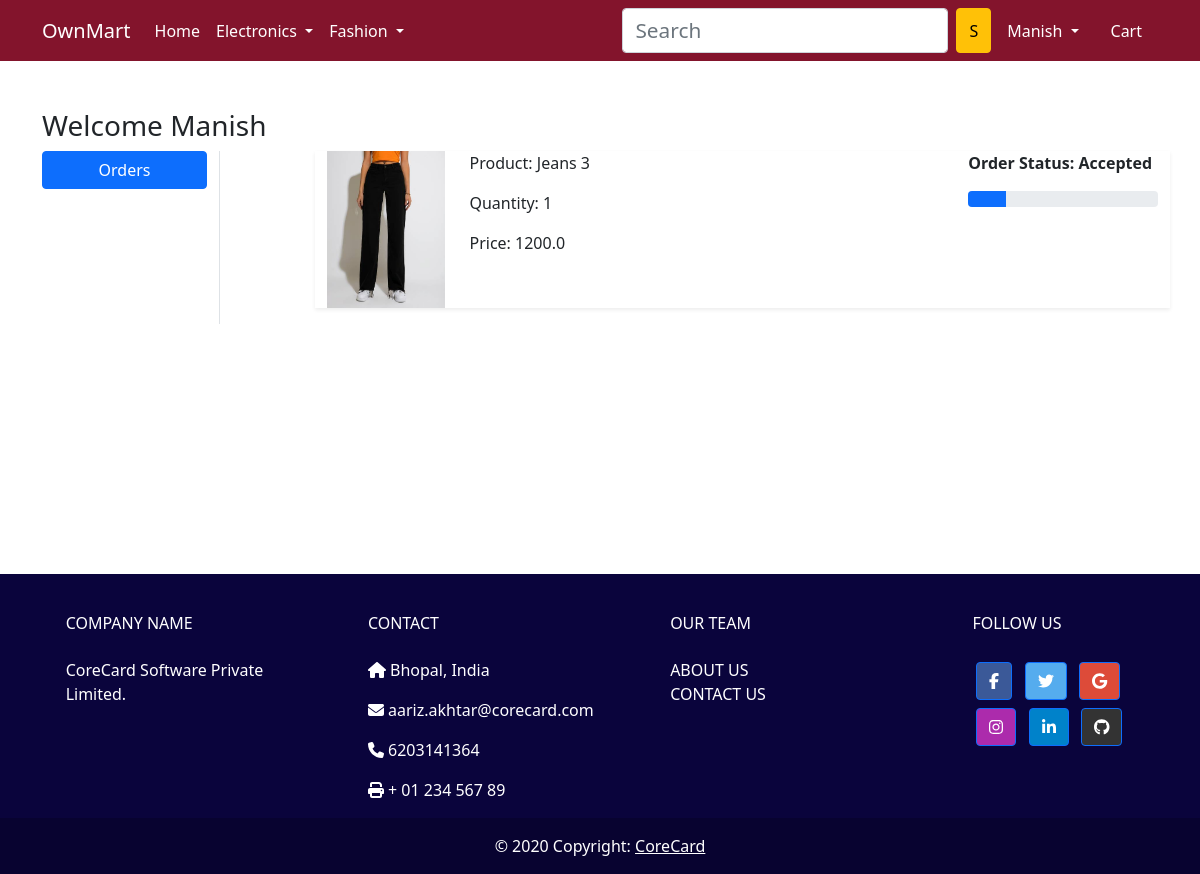
Page /orders/ (signed in) on the committed database.
### app/models.py (models this page shows, shortened)
class OrderPlaced(models.Model):
	user = models.ForeignKey(User, on_delete=models.CASCADE)
	customer = models.ForeignKey(Customer,on_delete=models.CASCADE)
	product = models.ForeignKey(Product,on_delete=models.CASCADE)
	quantity = models.PositiveIntegerField(default=1)
	ordered_date =models.DateTimeField(auto_now_add=True)
	status = models.CharField(max_length=50,choices=STATUS_CHOICES,default='Pending')
	@property
	def total_cost(self):
		return self.quantity * self.product.discounted_price

class Product(models.Model):
	title = models.CharField(max_length=100)
	selling_price = models.FloatField()
	discounted_price = models.FloatField()
	description = models.TextField()
	brand = models.CharField(max_length=100)
	category = models.CharField(choices=CATEGORY_CHOICES,max_length=2)
	product_image = models.ImageField(upload_to='productimg')

### app/views.py (the view)
# urls.py: path('orders/', views.orders, name='orders'),
@login_required
def orders(request):
	op = OrderPlaced.objects.filter(user=request.user)
	return render(request, 'app/orders.html',{'order_placed':op})

### app/templates/app/orders.html (shortened to what this page needs)
{% extends 'app/base.html' %}
{% load static %}
{% block main-content %}
<div class="container my-5">
 <div class="row">
 <h3>Welcome <span class="text-capitalize">{{request.user}}</span></h3>
  <div class="col-sm-2 border-end">
   <ul class="list-unstyled">
    <li class="d-grid"><a href="{% url 'orders' %}" class="btn btn-primary">Orders</a></li>
   </ul>
  </div>
  <div class="col-sm-9 offset-sm-1">
    {% for op in order_placed %}
   <div class="row shadow-sm mb-3">
    <div class="col-sm-2">
      <img src="{{op.product.product_image.url}}" class="img-fluid" height="150" width="150" alt="">
    </div>
    <div class="col-sm-7">
      <p>Product: {{op.product.title}}</p>
      <p>Quantity: {{op.quantity}}</p>
      <p>Price: {{op.total_cost}}</p>
    </div>
    <div class="col-sm-3 fw-bold">
      <p>Order Status: {{op.status}}</p>
      {% if op.status == 'Accepted' %}
      <div class="progress">
        <div class="progress-bar" role="progressbar"
        style="width:20%" aria-valuenow="20" aria-valuemin="0" aria-valuemax="100"></div>
      </div>
      {% endif %}
    </div>
   </div>
   {% endfor %}
  </div>
 </div>
</div>
{% endblock main-content %}

### app/templates/app/base.html (shortened to what this page needs)
<!doctype html>
{% load static %}
<html lang="en">
  <head>
    <link href="https://cdn.jsdelivr.net/npm/bootstrap@5.0.0-beta1/dist/css/bootstrap.min.css" rel="stylesheet">
    <link rel="stylesheet" href="{% static 'app/css/owl.carousel.min.css' %}">
    <link rel="stylesheet" href="{% static 'app/css/all.min.css' %}">
    <link rel="stylesheet" href="{% static 'app/css/style.css' %}">
  </head>
  <body>
    <nav class="navbar navbar-expand-lg navbar-dark bg-primary">
     <div class="container">
       <a class="navbar-brand" href="/">OwnMart</a>
       <div class="collapse navbar-collapse" id="navbarSupportedContent">
         <ul class="navbar-nav me-auto mb-2 mb-lg-0">
           <li class="nav-item">
             <a class="nav-link active" aria-current="page" href="/">Home</a>
           </li>
           <li class="nav-item dropdown">
             <a class="nav-link dropdown-toggle text-white" href="#" id="electronicsDropdown" role="button" data-bs-toggle="dropdown" aria-expanded="false">
               Electronics
             </a>
           </li>
           <li class="nav-item dropdown">
             <a class="nav-link dropdown-toggle text-white" href="#" id="fashionDropdown" role="button" data-bs-toggle="dropdown" aria-expanded="false">
               Fashion
             </a>
           </li>
         </ul>
         <form class="d-flex">
           <input class="form-control me-2" type="search" placeholder="Search" aria-label="Search">
           <button class="btn btn-warning" type="submit">S</button>
         </form>
         <div>
          <ul class="navbar-nav me-auto mb-2 mb-lg-0">
            {% if request.user.is_authenticated %}
           <li class="nav-item dropdown mx-2">
              <a class="nav-link dropdown-toggle text-white" href="#" id="profileDropdown" role="button" data-bs-toggle="dropdown" aria-expanded="false">
                {{request.user.username|capfirst}}
              </a>
            </li>
            <li class="nav-item mx-2">
             <a href="{% url 'showcart' %}" class="nav-link text-white"> Cart </a>
            </li>
            {% endif %}
          </ul>
         </div>
       </div>
     </div>
    </nav>
    {% block main-content %} {% endblock main-content %}
<div >
  <footer
          class="text-center text-lg-start text-white"
          style="background-color: #0A043C"
          >
    <div class="container p-4 pb-0">
      <section class="">
        <div class="row">
          <div class="col-md-3 col-lg-3 col-xl-3 mx-auto mt-3">
            <h6 class="text-uppercase mb-4 font-weight-bold">
              Company name
            </h6>
            <p>
              CoreCard Software Private Limited.
            </p>
          </div>
          <div class="col-md-4 col-lg-3 col-xl-3 mx-auto mt-3">
            <h6 class="text-uppercase mb-4 font-weight-bold">Contact</h6>
            <p><i class="fas fa-home mr-3"></i> Bhopal, India</p>
            <p><i class="fas fa-envelope mr-3"></i> aariz.akhtar@corecard.com</p>
            <p><i class="fas fa-phone mr-3"></i> 6203141364</p>
            <p><i class="fas fa-print mr-3"></i> + 01 234 567 89</p>
          </div>
          <div class="col-md-4 col-lg-3 col-xl-3 mx-auto mt-3">
            <h6 class="text-uppercase mb-4 font-weight-bold">Our Team</h6>
            <a style="text-decoration: none;color:white" class="text-uppercase mb-4 font-weight-bold" href="/aboutus">About Us</a>
            <br>
            <a style="text-decoration: none;color:white;" class="text-uppercase mb-4 font-weight-bold" href="/contactus">Contact Us</a>
          </div>
          <div class="col-md-3 col-lg-2 col-xl-2 mx-auto mt-3">
            <h6 class="text-uppercase mb-4 font-weight-bold">Follow us</h6>
            <a
               class="btn btn-primary btn-floating m-1"
               style="background-color: #3b5998"
               href="#!"
               role="button"
               ><i class="fab fa-facebook-f"></i
              ></a>
            <a
               class="btn btn-primary btn-floating m-1"
               style="background-color: #55acee"
               href="#!"
               role="button"
               ><i class="fab fa-twitter"></i
              ></a>
            <a
               class="btn btn-primary btn-floating m-1"
               style="background-color: #dd4b39"
               href="#!"
               role="button"
               ><i class="fab fa-google"></i
              ></a>
            <a
               class="btn btn-primary btn-floating m-1"
               style="background-color: #ac2bac"
               href="#!"
               role="button"
               ><i class="fab fa-instagram"></i
              ></a>
            <a
               class="btn btn-primary btn-floating m-1"
               style="background-color: #0082ca"
               href="#!"
               role="button"
               ><i class="fab fa-linkedin-in"></i
              ></a>
            <a
               class="btn btn-primary btn-floating m-1"
               style="background-color: #333333"
               href="#!"
               role="button"
               ><i class="fab fa-github"></i
              ></a>
          </div>
        </div>
      </section>
    </div>
    <div
         class="text-center p-3"
         style="background-color: rgba(0, 0, 0, 0.2)"
         >
      © 2020 Copyright:
      <a class="text-white" href="https://mdbootstrap.com/"
         >CoreCard</a
        >
    </div>
  </footer>
</div>
  </body>
</html>

### app/static/app/css/style.css (style rules this page uses)
.bg-primary { background-color: #83142C!important; }
footer { margin-top: 250px; }
ul { margin:0; padding:0; list-style:none; }
.form-control { font-size: 1.3em; color: #080808; }

### rows in the picture
OrderPlaced: product.product_image (picture), product "Jeans 3", quantity "1", total_cost "1200.0", status "Accepted"

### other values in the picture
{{ request.user.username|capfirst }} "Manish"
{{ request.user }} "Manish"
